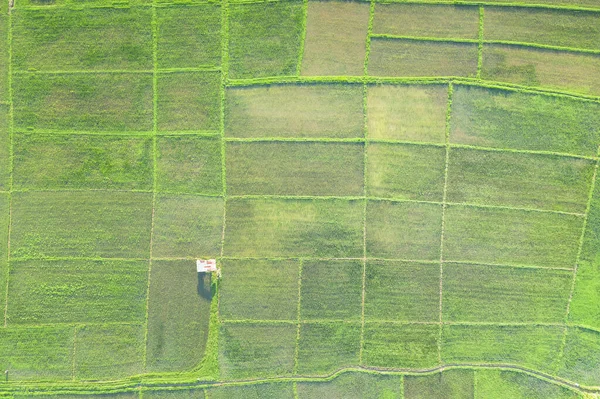
#> input picture data/example_image.jpg, 600 x 399 px
$ python test.py
#> lines starting #> are read from the running program, lines starting #| are printed output that depends on the picture
### vision/segmenter.py
import cv2

"""
# structure of an image array as returned by cv2.imread(img_filepath)
# the colour channels are not in the RGB pattern but BGR pattern (blue,green,red)

[
    [ [255,   0,   0], [  0, 255,   0], [  0,   0, 255] ],  # Row 0 (Top row)
    [ [  0,   0,   0], [255, 255, 255], [128, 128, 128] ]   # Row 1 (Bottom row)
]

"""


def segment_image(img_path : str, n : int = 10):

    # imread returns a 3D numpy array (height,width,colour_channels)
#> called with n = 10
    img_arr = cv2.imread(img_path)
#> img_arr is the input picture: shape (399, 600, 3); mean B, G, R 106.6, 172.4, 146.9
    h, w = img_arr.shape[:2]
#> h = 399; w = 600

    print('height of the image: ',h)
#| height of the image:  399
    print('width of the image: ',w)
#| width of the image:  600

    # this will eventually miss segments of the image
    cell_h = h // n
#> cell_h = 39
    cell_w = w // n
#> cell_w = 60

    cells = []

    for r in range(n):

        cells.append([])

        for c in range(n):
            y1 = r * cell_h
            y2 = (r + 1) * cell_h
            x1 = c * cell_w
            x2 = (c + 1) * cell_w

            cells[r].append(img_arr[y1:y2,x1:x2])
#> after the loop, cells = 10 items

    return cells

### vision/features.py
import cv2
import numpy as np

# two features are extracted
# we convert BGR --> HSV (hue,saturation,value)
# hue range : [0,179]
# saturation range : [0,255]
# value range : [0,255]

def get_features(cells : list[list[np.ndarray]]):

    # cells -> 2D list of 3D numpy arrays

    r = len(cells)
    c = len(cells[0])

    moisture_level = []
    soil_quality = []

    moisture_level = np.zeros((r,c),dtype=np.float32)
    soil_quality = np.zeros((r,c),dtype=np.float32)

    for i in range(r):

        for j in range(c):
            hsv_cell = cv2.cvtColor(cells[i][j],cv2.COLOR_BGR2RGB)
            hue_channel = hsv_cell[:,:,0].astype(np.float32)

            # normalizing the saturation channel [0,1]
            saturation_channel = hsv_cell[:,:,1].astype(np.float32) / 255

            # normalizing the value channel [0,1]
            value_channel = hsv_cell[:,:,2].astype(np.float32) / 255

            # formula: mean(s) * (1 - mean(v))
            # favours higher saturation and lower brightness (dark and saturated)
            soil_quality[i,j] = np.mean(saturation_channel) * (1 - np.mean(value_channel))

            # blue and green tones
            blue_green_mask = (hue_channel > 90) & (hue_channel < 150)

            # calculating moisture as the mean of saturation on blue and green squares
            # if no such squares exist it takes it as 0.3 percent of the mean of saturation
            moisture_level[i,j] = np.mean(saturation_channel[blue_green_mask]) if blue_green_mask.any() else np.mean(saturation_channel) * 0.3

    # min-max normalizing both the arrays with a smoothing factor of 1e-8 to prevent division by zero

    soil_quality = (soil_quality - soil_quality.min()) / ((soil_quality.max() - soil_quality.min() + 1e-8))

    return soil_quality, moisture_level

# NDVI stands for Normalized Difference Vegetation Index
# healthy plants emit more green light and absorb red light and vice versa

def get_ndvi_proxy(cells : list[list[np.ndarray]]):

    r = len(cells)
    c = len(cells[0])

    ndvi_arr = np.zeros((r,c),dtype=np.float32)

    for i in range(r):
        for j in range(c):

            cell = cells[i][j]

            green_channel = cell[:,:,1].astype(np.float32)
            red_channel = cell[:,:,2].astype(np.float32)

            numerator = green_channel - red_channel
            denominator = green_channel + red_channel + 1e-8

            ndvi_arr[i][j] = np.mean(numerator / denominator)

    # shifts the range from [-1,1] --> [0,1]
    return (ndvi_arr + 1) / 2


### genetic_algorithm/engine.py
import random
import numpy as np
from deap import base, creator, tools, algorithms
from data.crops import NUM_CROPS
from vision.zone_detection import detect_zones
from genetic_algorithm.fitness import get_fitness_func


def run_ga(soil_quality,moisture_level,ndvi,cx_prob,
           mut_prob,n=10,n_gen=100,pop_size=300,progress_callback=None):


    zone_labels = detect_zones(soil_quality,moisture_level,ndvi)
    print(zone_labels)

    # chromosome is going to be an nxn flat array initialized with crop indexes

    CHROM_LEN = n * n

    # hasattr creates classes at runtime if they don't already exist
    # create function takes the name, parent class, and some other customizable attribute of that class

    # weights are a tuple because of multi-objective ga
    # the first value would be maximized (1) and the second one would be minimized (-1)
    if not hasattr(creator,'FitnessMulti'):
        creator.create('FitnessMulti',base.Fitness,weights=(1,-1))

    if not hasattr(creator,'Individual'):
        # fitness will contain an object named values which would be a tuple
        creator.create('Individual',list, fitness = creator.FitnessMulti)

    # base.ToolBox() returns an object that allows us to register callable operations

    toolbox = base.Toolbox()

    # creating the chromosome generation function
    # toolbox.register(alias,func,*args) --> makes the alias the new function wrapper
    # toolbox.initRepeat(container,func,n) --> fills the container by running func n times

    # guessing a random crop index
    toolbox.register('get_crop_idx',random.randint,0,NUM_CROPS - 1)

    # generating a matrix of crop indexes
    toolbox.register('generate_chromosome',tools.initRepeat,creator.Individual,toolbox.get_crop_idx,n=100)

    # generating a population
    # leaving out the third argument for initRepeat which will be provided at runtime (population size)
    toolbox.register('generate_population',tools.initRepeat,list,toolbox.generate_chromosome)

    evaluate = get_fitness_func(soil_quality,moisture_level,ndvi,zone_labels)
    toolbox.register('evaluate',evaluate)

    # takes two individuals at runtime and returns a tuple of modified ones
    toolbox.register('mate',tools.cxTwoPoint)

    # takes an individual at runtime and modifies it based on the probability
    toolbox.register('mutate',tools.mutUniformInt, low = 0, up = NUM_CROPS - 1, indpb = 0.05)

    # takes population and k (new population size) at runtime
    toolbox.register('selection',tools.selNSGA2)

    # generating the population:
    population = toolbox.generate_population(pop_size)

    # to keep track of the single best solution based on fitness
    # its kinda an array which updates based on fitness
    hof = tools.HallOfFame(1)
    pareto_front = tools.ParetoFront()

    # log to append values of best and average fit per generation
    log = []

    for gen in range(n_gen):

        # pipeline for running population -> crossover -> mutation
        offspring = algorithms.varAnd(population,toolbox,cx_prob,mut_prob)

        fitness_values = toolbox.map(evaluate,offspring)

        # give the fitness values to the individual/chromosome objects
        for fitness_value, ind in zip(fitness_values,offspring):
            ind.fitness.values = fitness_value

        population = toolbox.selection(offspring,k=len(population))

        hof.update(population)
        pareto_front.update(population)

        best_fit = hof[0].fitness.values[0]
        average_fit = np.mean([idn.fitness.values[0] for idn in population])

        log.append({'gen':gen+1,'best_fit':best_fit,'average_fit':average_fit})

        # function to send back data to front end for continuous display
        if progress_callback:
            progress_callback(gen,n_gen,best_fit,hof[0])

    return np.array(hof[0]).reshape(n,n), log, pareto_front

### test.py
from vision.segmenter import segment_image
from vision.features import get_features, get_ndvi_proxy
from genetic_algorithm.engine import run_ga
import matplotlib.pyplot as plt
from pathlib import Path

image_path = Path(__file__).resolve().parent / "data/example_image.jpg"

cells = segment_image(image_path)
#> cells = 10 items
soil_quality, moisture_level = get_features(cells)
#> in get_features, `r = len(cells)`: r = 10
#> after the loop in get_features, `for i in range(r):`:
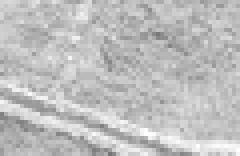
#> saturation_channel: shape (39, 60) float32 (shown 4 times larger); min 0.455, max 1, mean 0.746
#> after the loop in get_features, `for i in range(r):`:
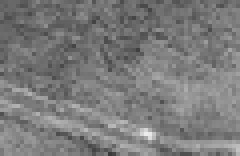
#> value_channel: shape (39, 60) float32 (shown 4 times larger); min 0.227, max 0.925, mean 0.482
ndvi_arr = get_ndvi_proxy(cells)

individual, log, pareto_front = run_ga(soil_quality,moisture_level,ndvi_arr,20000,0.1,0.1)
#> (the run stopped early here; a loop or call above may not have finished)
